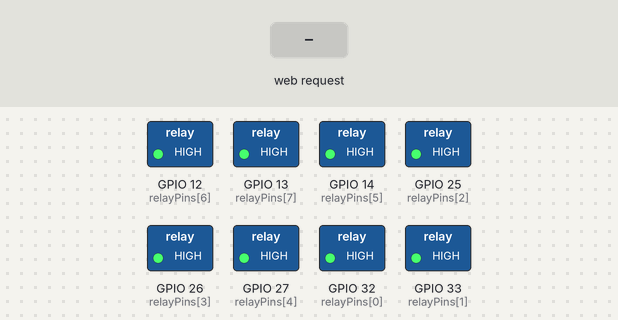
The sketch below on a simulated ESP32. Shown: switched loads named in the sketch (green lamp = pin HIGH). The inputs (shaded band) are chosen by the test bench. WiFi joins after 1.5 s; servers stay silent unless stated; what the sketch prints to the serial monitor is not drawn.

Above: at 2.7 s.
2.8 s: HTTP request GET /toggle?relay=1 received
At 3.4 s:
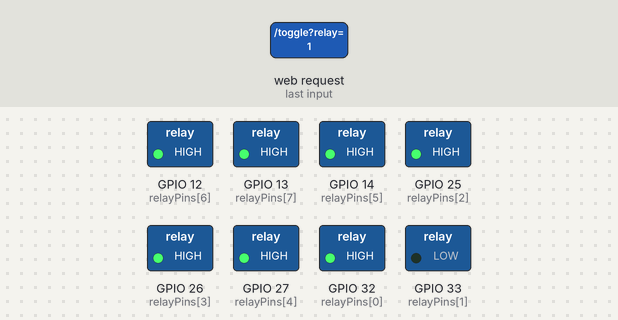
4.3 s: HTTP request GET /toggle?relay=0 received
At 5.5 s:
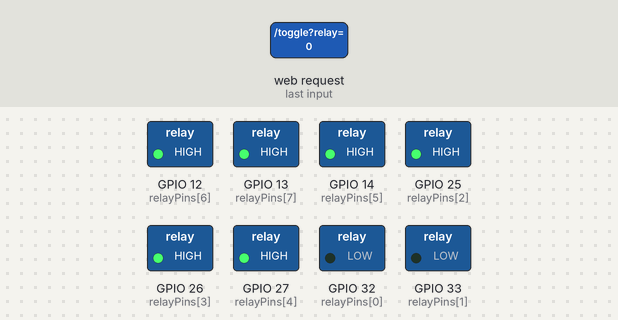
5.8 s: HTTP request GET /off?relay=1 received
At 6.8 s:
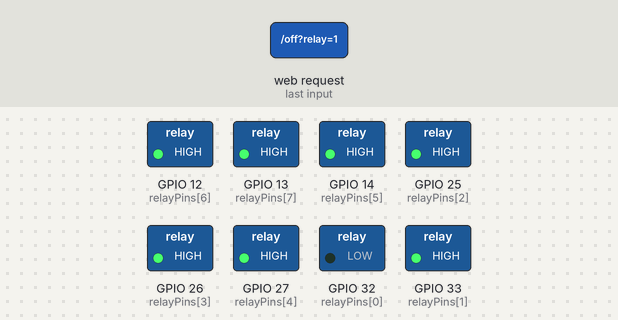
Timing chart, 0 to 8.8 s (numbered marks = the images above; inputs shaded):
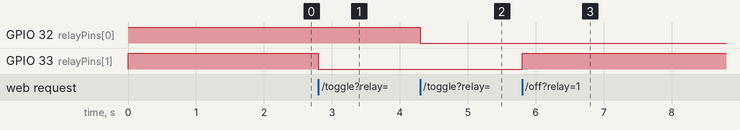

Measured:
- after the input at 2.8 s, GPIO 33 (relayPins[1]): HIGH → LOW at once
- after the input at 4.3 s, GPIO 32 (relayPins[0]): HIGH → LOW at once
- after the input at 5.8 s, GPIO 33 (relayPins[1]): LOW → HIGH at once

The sketch:

SmartHouse.ino
```cpp
/*
 * GROUP5A SMART HOUSE - TUT 2025
 * Module: Project Design 365 - Programming for IoT
 * Author: Njabulo Msibi
 *
 * AIM: Create a smart homing system that uses Wi-Fi and can control appliances remotely
 * SCHEMATIC: ESP32 + 8-Channel Relay controlling Plugs, Lights, Stove, Heater
 */

#include <WiFi.h>
#include <ESPAsyncWebServer.h>

const char* ssid = "YOUR_WIFI_NAME";
const char* password = "YOUR_WIFI_PASSWORD";

// === HARDWARE CONFIG - MATCHES SCHEMATIC ===
// Schematic shows 8-Channel Relay Module connected to ESP32
const int relayPins[8] = {32, 33, 25, 26, 27, 14, 12, 13}; // GPIO pins to IN1-IN8 on relay
const char* relayLabels[8] = {
  "Plugs", // Relay 1 - matches "PLUGS" in schematic
  "Lights", // Relay 2 - matches "LIGHTS" in schematic
  "Stove", // Relay 3 - matches "STOVE" in schematic - high power load
  "Heater", // Relay 4 - matches "HEATER" in schematic - high power load
  "Spare 5", // Relay 5 - unused channel for future expansion
  "Spare 6", // Relay 6 - unused channel
  "Spare 7", // Relay 7 - unused channel
  "Spare 8" // Relay 8 - unused channel
};
// CONCLUSION: "Proper wiring and protection ensure safe operation" - critical for Stove/Heater
bool relayStates[8] = {false, false, false, false};
bool timerActive[8] = {false, false, false, false};

AsyncWebServer server(80);

void setup() {
  Serial.begin(115200);

  // SAFETY: Initialize all relays to OFF - critical for Stove/Heater loads
  for (int i = 0; i < 8; i++) {
    pinMode(relayPins[i], OUTPUT);
    digitalWrite(relayPins[i], HIGH); // HIGH = OFF for active-low relays
  }

  WiFi.begin(ssid, password);
  Serial.print("Connecting to WiFi");
  while (WiFi.status()!= WL_CONNECTED) {
    delay(500);
    Serial.print(".");
  }
  Serial.println("\nSmart House Connected! IP: " + WiFi.localIP().toString());

  // Web routes - "ESP32 acts as both the server and controller"
  server.on("/", HTTP_GET, [](AsyncWebServerRequest *request) {
    request->send(200, "text/html", generateHTML());
  });

  server.on("/toggle", HTTP_GET, [](AsyncWebServerRequest *request) {
    if (request->hasParam("relay")) {
      int relay = request->getParam("relay")->value().toInt();
      if (relay >= 0 && relay < 8) {
        toggleRelay(relay); // "Relays acting as switches based on user commands"
      }
    }
    request->redirect("/");
  });

  server.on("/off", HTTP_GET, [](AsyncWebServerRequest *request) {
    if (request->hasParam("relay")) {
      int relay = request->getParam("relay")->value().toInt();
      if (relay >= 0 && relay < 8) {
        relayStates[relay] = false;
        digitalWrite(relayPins[relay], HIGH); // Cut power - critical for safety
        timerActive[relay] = false;
        Serial.println("Safety OFF: " + String(relayLabels[relay]));
      }
    }
    request->redirect("/");
  });

  server.begin();
}

void loop() {
  // Async server handles clients - "low-cost design" objective
}

void toggleRelay(int relay) {
  relayStates[relay] =!relayStates[relay];
  digitalWrite(relayPins[relay], relayStates[relay]? LOW : HIGH);
  Serial.println(String(relayLabels[relay]) + " toggled " + (relayStates[relay]? "ON" : "OFF"));
}

// SIMPLE WEB PAGE: Shows Plugs, Lights, Stove, Heater - matches schematic
String generateHTML() {
  String html = "<html><head><title>Group 5A Smart House</title></head><body>";
  html += "<h1>Group 5A Smart House</h1>";
  html += "<h3>TUT 2025 - Project Design 365</h3>";
  html += "<p><b>Connected Devices:</b></p>";

  for (int i = 0; i < 8; i++) {
    html += "<p><a href='/toggle?relay=" + String(i) + "'>";
    html += "<button>" + String(relayLabels[i]) + " - " + String(relayStates[i]? "ON" : "OFF");
    html += "</button></a></p>";
  }

  html += "<p><small>ESP32 8-Channel Relay Control</small></p>";
  html += "</body></html>";
  return html;
}
```
